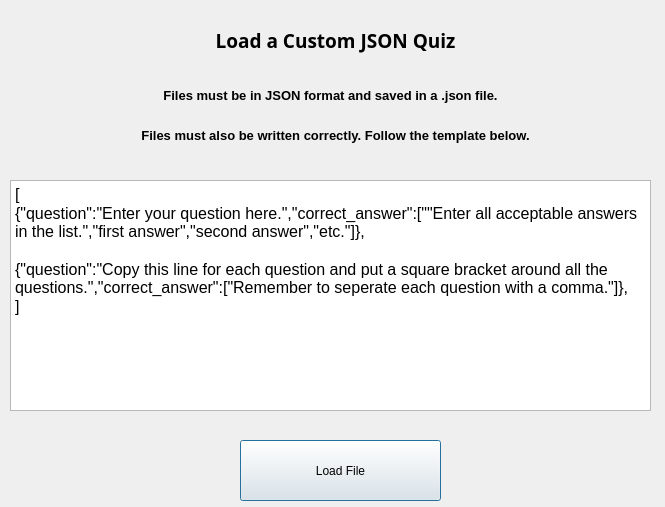
<?xml version="1.0" encoding="UTF-8"?>
<ui version="4.0">
 <class>Dialog</class>
 <widget class="QDialog" name="Dialog">
  <property name="geometry">
   <rect>
    <x>0</x>
    <y>0</y>
    <width>665</width>
    <height>507</height>
   </rect>
  </property>
  <property name="minimumSize">
   <size>
    <width>665</width>
    <height>507</height>
   </size>
  </property>
  <property name="maximumSize">
   <size>
    <width>665</width>
    <height>507</height>
   </size>
  </property>
  <property name="windowTitle">
   <string>Load Quiz - Counting Brain Cells</string>
  </property>
  <widget class="QLabel" name="label">
   <property name="geometry">
    <rect>
     <x>10</x>
     <y>0</y>
     <width>651</width>
     <height>81</height>
    </rect>
   </property>
   <property name="font">
    <font>
     <family>Verdana Pro Cond Semibold</family>
     <pointsize>14</pointsize>
     <weight>75</weight>
     <bold>true</bold>
    </font>
   </property>
   <property name="text">
    <string>Load a Custom JSON Quiz</string>
   </property>
   <property name="alignment">
    <set>Qt::AlignCenter</set>
   </property>
   <property name="wordWrap">
    <bool>true</bool>
   </property>
  </widget>
  <widget class="QLabel" name="label_5">
   <property name="geometry">
    <rect>
     <x>10</x>
     <y>110</y>
     <width>651</width>
     <height>51</height>
    </rect>
   </property>
   <property name="font">
    <font>
     <pointsize>10</pointsize>
     <weight>75</weight>
     <bold>true</bold>
    </font>
   </property>
   <property name="text">
    <string>Files must also be written correctly. Follow the template below.</string>
   </property>
   <property name="alignment">
    <set>Qt::AlignCenter</set>
   </property>
  </widget>
  <widget class="QLabel" name="label_3">
   <property name="geometry">
    <rect>
     <x>0</x>
     <y>70</y>
     <width>661</width>
     <height>51</height>
    </rect>
   </property>
   <property name="font">
    <font>
     <pointsize>10</pointsize>
     <weight>75</weight>
     <bold>true</bold>
    </font>
   </property>
   <property name="text">
    <string>Files must be in JSON format and saved in a .json file.</string>
   </property>
   <property name="alignment">
    <set>Qt::AlignCenter</set>
   </property>
   <property name="wordWrap">
    <bool>true</bool>
   </property>
  </widget>
  <widget class="QPushButton" name="load_btn">
   <property name="geometry">
    <rect>
     <x>240</x>
     <y>440</y>
     <width>201</width>
     <height>61</height>
    </rect>
   </property>
   <property name="text">
    <string>Load File</string>
   </property>
  </widget>
  <widget class="QTextBrowser" name="textBrowser">
   <property name="geometry">
    <rect>
     <x>10</x>
     <y>180</y>
     <width>641</width>
     <height>231</height>
    </rect>
   </property>
   <property name="font">
    <font>
     <pointsize>14</pointsize>
    </font>
   </property>
   <property name="html">
    <string>&lt;!DOCTYPE HTML PUBLIC &quot;-//W3C//DTD HTML 4.0//EN&quot; &quot;http://www.w3.org/TR/REC-html40/strict.dtd&quot;&gt;
&lt;html&gt;&lt;head&gt;&lt;meta name=&quot;qrichtext&quot; content=&quot;1&quot; /&gt;&lt;style type=&quot;text/css&quot;&gt;
p, li { white-space: pre-wrap; }
&lt;/style&gt;&lt;/head&gt;&lt;body style=&quot; font-family:'MS Shell Dlg 2'; font-size:14pt; font-weight:400; font-style:normal;&quot;&gt;
&lt;p style=&quot; margin-top:0px; margin-bottom:0px; margin-left:0px; margin-right:0px; -qt-block-indent:0; text-indent:0px;&quot;&gt;&lt;span style=&quot; font-size:12pt;&quot;&gt;[&lt;/span&gt;&lt;/p&gt;
&lt;p style=&quot; margin-top:0px; margin-bottom:0px; margin-left:0px; margin-right:0px; -qt-block-indent:0; text-indent:0px;&quot;&gt;&lt;span style=&quot; font-size:12pt;&quot;&gt;{&amp;quot;question&amp;quot;:&amp;quot;Enter your question here.&amp;quot;,&amp;quot;correct_answer&amp;quot;:[&amp;quot;&amp;quot;Enter all acceptable answers in the list.&amp;quot;,&amp;quot;first answer&amp;quot;,&amp;quot;second answer&amp;quot;,&amp;quot;etc.&amp;quot;]},&lt;/span&gt;&lt;/p&gt;
&lt;p style=&quot;-qt-paragraph-type:empty; margin-top:0px; margin-bottom:0px; margin-left:0px; margin-right:0px; -qt-block-indent:0; text-indent:0px; font-size:12pt;&quot;&gt;&lt;br /&gt;&lt;/p&gt;
&lt;p style=&quot; margin-top:0px; margin-bottom:0px; margin-left:0px; margin-right:0px; -qt-block-indent:0; text-indent:0px;&quot;&gt;&lt;span style=&quot; font-size:12pt;&quot;&gt;{&amp;quot;question&amp;quot;:&amp;quot;Copy this line for each question and put a square bracket around all the questions.&amp;quot;,&amp;quot;correct_answer&amp;quot;:[&amp;quot;Remember to seperate each question with a comma.&amp;quot;]},&lt;/span&gt;&lt;/p&gt;
&lt;p style=&quot; margin-top:0px; margin-bottom:0px; margin-left:0px; margin-right:0px; -qt-block-indent:0; text-indent:0px;&quot;&gt;&lt;span style=&quot; font-size:12pt;&quot;&gt;]&lt;/span&gt;&lt;/p&gt;&lt;/body&gt;&lt;/html&gt;</string>
   </property>
  </widget>
 </widget>
 <resources/>
 <connections/>
</ui>
